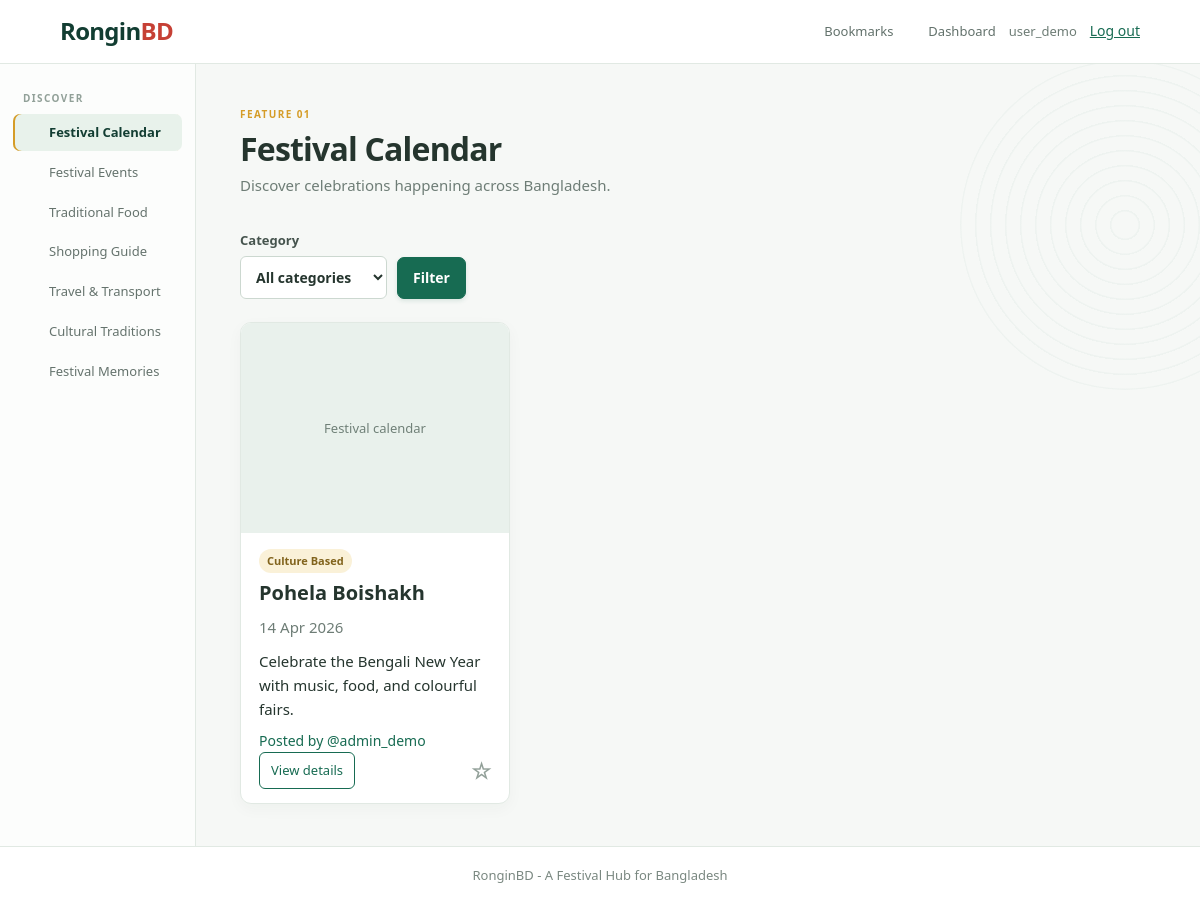
/pages/festivals.php (signed in), run on the app's committed database.
### tables this page shows
CREATE TABLE Festival (
    Festival_ID INT AUTO_INCREMENT PRIMARY KEY, Name VARCHAR(120) NOT NULL, Category VARCHAR(50) NOT NULL,
    Date DATE NOT NULL, Image VARCHAR(255) NULL, Description TEXT NOT NULL, AdminUser_ID VARCHAR(50) NOT NULL,
    FOREIGN KEY (AdminUser_ID) REFERENCES Admin(User_ID)
);

### pages/festivals.php (the view, shortened to what this page needs)
<?php
require_once '../config/connect.php';
require_once '../includes/social_helpers.php';
$category = $_GET['category'] ?? '';
if ($category) {
    $s = mysqli_prepare($connection, 'SELECT * FROM Festival WHERE Category=? ORDER BY Date');
    mysqli_stmt_bind_param($s, 's', $category);
    mysqli_stmt_execute($s);
    $festivals = mysqli_stmt_get_result($s);
} else {
    $festivals = mysqli_query($connection, 'SELECT * FROM Festival ORDER BY Date');
}
require_once '../includes/header.php';
?>
<div class="page-heading">
    <div>
        <p class="eyebrow">FEATURE 01</p>
        <h1>Festival Calendar</h1>
        <p>Discover celebrations happening across Bangladesh.</p>
    </div>
</div>
<form class="filter" method="get">
    <label>Category
        <select name="category">
            <option value="">All categories</option>
        </select>
    </label>
    <button>Filter</button>
</form>
<section class="cards">
    <?php while ($festival = mysqli_fetch_assoc($festivals)): ?>
        <article class="card">
            <?php if ($festival['Image']): ?>
                <img src="<?=htmlspecialchars($festival['Image'])?>" alt="<?=htmlspecialchars($festival['Name'])?>">
            <?php else: ?>
                <div class="card-cover">Festival calendar</div>
            <?php endif; ?>
            <span class="tag"><?=htmlspecialchars($festival['Category'])?></span>
            <h2><?=htmlspecialchars($festival['Name'])?></h2>
            <p class="date"><?=date('d M Y', strtotime($festival['Date']))?></p>
            <p><?=htmlspecialchars(strlen($festival['Description']) > 125 ? substr($festival['Description'], 0, 125).'...' : $festival['Description'])?></p>
            <?php creator_button($connection, $_SESSION['user_id'], $festival['AdminUser_ID']); ?>
            <div class="card-footer">
                <a class="details-link" href="festival_details.php?id=<?=$festival['Festival_ID']?>">View details</a>
                <?php bookmark_button($connection, $_SESSION['user_id'], 'Festival', $festival['Festival_ID'], '/RonginBD/pages/festivals.php'); ?>
            </div>
        </article>
    <?php endwhile; ?>
</section>
<?php require_once '../includes/footer.php'; ?>

### includes/header.php (shortened to what this page needs)
<?php
if (session_status() === PHP_SESSION_NONE) session_start(); $current_page=basename($_SERVER['PHP_SELF']); $logged_in=isset($_SESSION['user_id']);
function icon_svg($name){$icons=['calendar'=>'<rect x="3" y="5" width="18" height="16" rx="2"/><path d="M16 3v4M8 3v4M3 10h18"/>','event'=>'<path d="M4 4h16v5a2 2 0 0 0 0 4v5H4v-5a2 2 0 0 0 0-4z"/><path d="M12 7v8"/>','food'=>'<path d="M7 3v8M4 3v5a3 3 0 0 0 6 0V3M7 11v10M17 3v18M17 3c3 2 3 7 0 9"/>','cart'=>'<circle cx="9" cy="20" r="1"/><circle cx="19" cy="20" r="1"/><path d="M2 3h3l2.4 12h11.8l2-8H6"/>','car'=>'<path d="M5 17h14M6 17l-1-5 2-5h10l2 5-1 5M7 17v2M17 17v2"/><circle cx="7" cy="14" r="1"/><circle cx="17" cy="14" r="1"/>','tradition'=>'<path d="M12 3l2.2 5.5L20 10l-4.5 3.8 1.4 5.7-4.9-3-4.9 3 1.4-5.7L4 10l5.8-1.5z"/>','camera'=>'<path d="M4 7h4l2-3h4l2 3h4v13H4z"/><circle cx="12" cy="13" r="3.5"/>','bookmark'=>'<path d="M6 3h12v18l-6-4-6 4z"/>','dashboard'=>'<rect x="3" y="3" width="7" height="7" rx="1"/><rect x="14" y="3" width="7" height="7" rx="1"/><rect x="3" y="14" width="7" height="7" rx="1"/><rect x="14" y="14" width="7" height="7" rx="1"/>'];return '<svg class="icon" viewBox="0 0 24 24" fill="none" stroke="currentColor" stroke-width="1.8" stroke-linecap="round" stroke-linejoin="round">'.$icons[$name].'</svg>';}
$navigation=['festivals.php'=>['calendar','Festival Calendar'],'events.php'=>['event','Festival Events'],'food.php'=>['food','Traditional Food'],'shopping.php'=>['cart','Shopping Guide'],'travel.php'=>['car','Travel & Transport'],'traditions.php'=>['tradition','Cultural Traditions'],'albums.php'=>['camera','Festival Memories']];
?>
<!doctype html><html lang="en"><head><link rel="stylesheet" href="/RonginBD/assets/css/style.css"><link rel="stylesheet" href="/RonginBD/assets/css/week2.css"><link rel="stylesheet" href="/RonginBD/assets/css/final-fixes.css"></head><body>
<header class="topbar"><a class="brand" href="/RonginBD/index.php">Rongin<span>BD</span></a><nav><?php if($logged_in):?><a class="header-action <?= $current_page==='bookmarks.php'?'active':'' ?>" href="/RonginBD/pages/bookmarks.php" title="Bookmarks"><?=icon_svg('bookmark')?><span>Bookmarks</span></a><a class="header-action <?= $current_page==='dashboard.php'?'active':'' ?>" href="/RonginBD/pages/dashboard.php" title="My Dashboard"><?=icon_svg('dashboard')?><span>Dashboard</span></a><span class="welcome"><?=htmlspecialchars($_SESSION['user_id'])?></span><a class="logout" href="/RonginBD/auth/logout.php">Log out</a><?php else:?><a href="/RonginBD/auth/login.php">Log in</a><a class="button small" href="/RonginBD/auth/register.php">Register</a><?php endif;?></nav></header>
<div class="app-shell"><aside><p class="menu-label">DISCOVER</p><?php foreach($navigation as $file=>$nav_item):?><a class="<?=$current_page===$file?'active':''?>" href="/RonginBD/pages/<?=$file?>"><span class="nav-icon"><?=icon_svg($nav_item[0])?></span><?=$nav_item[1]?></a><?php endforeach;?></aside><main>

### includes/social_helpers.php (shortened to what this page needs)
<?php
function user_follows($connection, $follower_id, $following_id) {
    $stmt = mysqli_prepare($connection, 'SELECT 1 FROM User_Follow WHERE Follower_ID=? AND Following_ID=?');
    mysqli_stmt_bind_param($stmt, 'ss', $follower_id, $following_id);
    mysqli_stmt_execute($stmt);
    return mysqli_num_rows(mysqli_stmt_get_result($stmt)) > 0;
}
function is_bookmarked($connection, $user_id, $item_type, $item_id) {
    $stmt = mysqli_prepare($connection, 'SELECT 1 FROM Bookmark WHERE User_ID=? AND ItemType=? AND ItemID=?');
    mysqli_stmt_bind_param($stmt, 'ssi', $user_id, $item_type, $item_id);
    mysqli_stmt_execute($stmt);
    return mysqli_num_rows(mysqli_stmt_get_result($stmt)) > 0;
}
function bookmark_button($connection, $user_id, $item_type, $item_id, $return_page) {
    $saved = is_bookmarked($connection, $user_id, $item_type, $item_id);
    ?>
    <form class="bookmark-form" method="post" action="../actions/bookmark_action.php">
        <button class="star <?= $saved ? 'is-saved' : '' ?>" type="submit" title="<?= $saved ? 'Remove bookmark' : 'Save bookmark' ?>" aria-label="<?= $saved ? 'Remove bookmark' : 'Save bookmark' ?>"><?= $saved ? '★' : '☆' ?></button>
    </form>
    <?php
}
function creator_button($connection, $current_user, $creator) {
    $following = user_follows($connection, $current_user, $creator) ? '1' : '0';
    ?><button type="button" class="creator user-trigger" data-user="<?= htmlspecialchars($creator) ?>" data-following="<?= $following ?>">Posted by @<?= htmlspecialchars($creator) ?></button><?php
}
?>

### includes/footer.php (shortened to what this page needs)
</main></div><footer>RonginBD - A Festival Hub for Bangladesh</footer></body></html>

### assets/css/style.css (style rules this page uses)
:root { --green:#176b52;--deep:#123d32;--red:#c64035;--gold:#d59c27;--ink:#25352e;--muted:#6e7d76;--soft:#f6f8f6;--line:#e1e9e3;--card:#fff }
* { box-sizing:border-box }
body { margin:0;background:var(--soft);color:var(--ink);font:15px/1.6 "Segoe UI",Arial,sans-serif }
body:before { content:"";position:fixed;right:-90px;top:60px;width:330px;height:330px;pointer-events:none;opacity:.035;background:repeating-radial-gradient(circle,transparent 0 13px,var(--green) 14px 15px);border-radius:50%;z-index:-1 }
.topbar { height:64px;background:#fffffff2;backdrop-filter:blur(8px);display:flex;align-items:center;justify-content:space-between;padding:0 5%;border-bottom:1px solid var(--line);position:sticky;top:0;z-index:2 }
.brand { font-size:24px;font-weight:650;letter-spacing:-.7px;color:var(--deep);text-decoration:none }
.brand span { color:var(--red) }
nav { display:flex;align-items:center;gap:13px }
.welcome { font-size:13px;color:var(--muted) }
a { color:var(--green);font-weight:500 }
.logout { font-size:14px }
.header-action { display:flex;align-items:center;gap:5px;text-decoration:none;color:#62716b;font-size:13px }
.icon { width:17px;height:17px;display:block }
.app-shell { display:grid;grid-template-columns:196px 1fr;min-height:calc(100vh - 104px) }
aside { padding:26px 13px;border-right:1px solid var(--line);background:#fcfdfc }
aside a { display:flex;align-items:center;gap:9px;padding:8px 10px;margin:3px 0;color:#65736d;font-size:13px;text-decoration:none;border-radius:7px;transition:background .15s,color .15s }
.nav-icon { width:17px;color:#6d9782 }
.nav-icon .icon { width:16px;height:16px }
aside a.active { background:#e8f2eb;color:var(--deep);font-weight:600;box-shadow:inset 2px 0 var(--gold) }
.menu-label,.eyebrow { margin:0 0 8px;padding:0 10px;font-size:10px;letter-spacing:1.4px;font-weight:650;color:#91a098 }
.eyebrow { padding:0;color:var(--gold) }
main { max-width:1160px;width:100%;padding:42px 44px;margin:auto }
.page-heading { display:flex;justify-content:space-between;align-items:center;gap:20px;margin-bottom:28px }
.page-heading h1 { margin:1px 0;font-size:32px;line-height:1.2;letter-spacing:-.8px;font-weight:650 }
.page-heading p:not(.eyebrow) { margin:5px 0;color:var(--muted) }
.button,button { border:1px solid var(--green);background:var(--green);color:#fff;padding:9px 15px;border-radius:7px;font:inherit;font-size:14px;font-weight:600;cursor:pointer;text-decoration:none;box-shadow:0 2px 4px #176b5220;transition:background .15s,transform .15s }
.cards { display:grid;grid-template-columns:repeat(auto-fit,minmax(250px,1fr));gap:16px }
.card,.form-panel,.stats div,.content-detail { background:var(--card);border:1px solid var(--line);border-radius:11px;padding:20px;box-shadow:0 5px 16px #183b2a09 }
.card h2 { margin:7px 0 4px;font-size:20px;line-height:1.3;font-weight:650 }
.card p { margin:5px 0 }
.tag { display:inline-block;background:#faf1d8;color:#81631c;padding:3px 8px;border-radius:20px;font-size:11px;font-weight:600 }
.date,small,.muted { color:var(--muted) }
.details-link { display:inline-block;margin-top:12px;font-size:13px }
label { display:grid;gap:5px;font-size:13px;font-weight:600;color:#46544e }
input,textarea,select { width:100%;padding:10px 11px;border:1px solid #ccd8d0;border-radius:6px;font:inherit;font-size:14px;color:var(--ink);background:#fff;outline:none }
.filter { display:flex;align-items:end;gap:10px;margin-bottom:23px }
footer { text-align:center;padding:18px;color:#7a8881;font-size:13px;background:#fff;border-top:1px solid var(--line) }

### assets/css/week2.css (style rules this page uses)
.cards { grid-template-columns:repeat(auto-fit,minmax(220px,270px));justify-content:start }
.card { padding:0;overflow:hidden;display:flex;flex-direction:column }
.card>img,.card-cover { width:100%;height:210px;object-fit:cover;border-radius:0;background:#e9f1ec }
.card-cover { display:grid;place-items:center;color:#708078;font-size:13px }
.card>*:not(img):not(.card-cover) { margin-left:18px;margin-right:18px }
.card .tag { align-self:flex-start;margin-top:16px }
.card .details-link { margin-top:auto;margin-bottom:18px }
.creator { border:0;background:none;color:var(--green);box-shadow:none;padding:0;font-weight:500;text-align:left }
.bookmark-form { margin:0 18px 16px!important }
.star { background:none;color:var(--gold);border:0;box-shadow:none;font-size:22px;padding:0 }

### data on the page
festival: Image "Festival calendar", Category "Culture Based", Name "Pohela Boishakh", Date "14 Apr 2026", Description "Celebrate the Bengali New Year with music, food, and colourful fairs.", AdminUser_ID "admin_demo"

### other printed values
$_SESSION['user_id'] "user_demo"
$nav_item[1] "Festival Calendar"
$nav_item[1] "Festival Events"
$nav_item[1] "Traditional Food"
$nav_item[1] "Shopping Guide"
$nav_item[1] "Travel & Transport"
$nav_item[1] "Cultural Traditions"
$nav_item[1] "Festival Memories"
